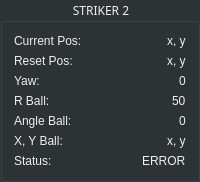
      <widget class="QGroupBox" name="groupBox_striker2info">
       <property name="palette">
        <palette>
         <active>
          <colorrole role="WindowText">
           <brush brushstyle="SolidPattern">
            <color alpha="255">
             <red>238</red>
             <green>238</green>
             <blue>236</blue>
            </color>
           </brush>
          </colorrole>
          <colorrole role="Button">
           <brush brushstyle="SolidPattern">
            <color alpha="255">
             <red>46</red>
             <green>52</green>
             <blue>54</blue>
            </color>
           </brush>
          </colorrole>
          <colorrole role="Text">
           <brush brushstyle="SolidPattern">
            <color alpha="255">
             <red>238</red>
             <green>238</green>
             <blue>236</blue>
            </color>
           </brush>
          </colorrole>
          <colorrole role="ButtonText">
           <brush brushstyle="SolidPattern">
            <color alpha="255">
             <red>238</red>
             <green>238</green>
             <blue>236</blue>
            </color>
           </brush>
          </colorrole>
          <colorrole role="Base">
           <brush brushstyle="SolidPattern">
            <color alpha="255">
             <red>46</red>
             <green>52</green>
             <blue>54</blue>
            </color>
           </brush>
          </colorrole>
          <colorrole role="Window">
           <brush brushstyle="SolidPattern">
            <color alpha="255">
             <red>46</red>
             <green>52</green>
             <blue>54</blue>
            </color>
           </brush>
          </colorrole>
         </active>
         <inactive>
          <colorrole role="WindowText">
           <brush brushstyle="SolidPattern">
            <color alpha="255">
             <red>238</red>
             <green>238</green>
             <blue>236</blue>
            </color>
           </brush>
          </colorrole>
          <colorrole role="Button">
           <brush brushstyle="SolidPattern">
            <color alpha="255">
             <red>46</red>
             <green>52</green>
             <blue>54</blue>
            </color>
           </brush>
          </colorrole>
          <colorrole role="Text">
           <brush brushstyle="SolidPattern">
            <color alpha="255">
             <red>238</red>
             <green>238</green>
             <blue>236</blue>
            </color>
           </brush>
          </colorrole>
          <colorrole role="ButtonText">
           <brush brushstyle="SolidPattern">
            <color alpha="255">
             <red>238</red>
             <green>238</green>
             <blue>236</blue>
            </color>
           </brush>
          </colorrole>
          <colorrole role="Base">
           <brush brushstyle="SolidPattern">
            <color alpha="255">
             <red>46</red>
             <green>52</green>
             <blue>54</blue>
            </color>
           </brush>
          </colorrole>
          <colorrole role="Window">
           <brush brushstyle="SolidPattern">
            <color alpha="255">
             <red>46</red>
             <green>52</green>
             <blue>54</blue>
            </color>
           </brush>
          </colorrole>
         </inactive>
         <disabled>
          <colorrole role="WindowText">
           <brush brushstyle="SolidPattern">
            <color alpha="255">
             <red>238</red>
             <green>238</green>
             <blue>236</blue>
            </color>
           </brush>
          </colorrole>
          <colorrole role="Button">
           <brush brushstyle="SolidPattern">
            <color alpha="255">
             <red>46</red>
             <green>52</green>
             <blue>54</blue>
            </color>
           </brush>
          </colorrole>
          <colorrole role="Text">
           <brush brushstyle="SolidPattern">
            <color alpha="255">
             <red>238</red>
             <green>238</green>
             <blue>236</blue>
            </color>
           </brush>
          </colorrole>
          <colorrole role="ButtonText">
           <brush brushstyle="SolidPattern">
            <color alpha="255">
             <red>238</red>
             <green>238</green>
             <blue>236</blue>
            </color>
           </brush>
          </colorrole>
          <colorrole role="Base">
           <brush brushstyle="SolidPattern">
            <color alpha="255">
             <red>46</red>
             <green>52</green>
             <blue>54</blue>
            </color>
           </brush>
          </colorrole>
          <colorrole role="Window">
           <brush brushstyle="SolidPattern">
            <color alpha="255">
             <red>46</red>
             <green>52</green>
             <blue>54</blue>
            </color>
           </brush>
          </colorrole>
         </disabled>
        </palette>
       </property>
       <property name="font">
        <font>
         <family>Waree</family>
        </font>
       </property>
       <property name="styleSheet">
        <string notr="true">color: rgb(238, 238, 236);font:white</string>
       </property>
       <property name="title">
        <string>STRIKER 2</string>
       </property>
       <property name="alignment">
        <set>Qt::AlignCenter</set>
       </property>
       <layout class="QGridLayout" name="gridLayout_2">
        <item row="5" column="1" alignment="Qt::AlignRight">
         <widget class="QLabel" name="label_15">
          <property name="text">
           <string>x, y</string>
          </property>
         </widget>
        </item>
        <item row="5" column="0">
         <widget class="QLabel" name="label_16">
          <property name="text">
           <string>X, Y Ball:</string>
          </property>
         </widget>
        </item>
        <item row="6" column="0">
         <widget class="QLabel" name="label_17">
          <property name="text">
           <string>Status:</string>
          </property>
         </widget>
        </item>
        <item row="0" column="1" alignment="Qt::AlignRight|Qt::AlignVCenter">
         <widget class="QLabel" name="label_18">
          <property name="text">
           <string>x, y</string>
          </property>
         </widget>
        </item>
        <item row="4" column="1" alignment="Qt::AlignRight">
         <widget class="QLabel" name="label_19">
          <property name="text">
           <string>0</string>
          </property>
         </widget>
        </item>
        <item row="4" column="0">
         <widget class="QLabel" name="label_20">
          <property name="text">
           <string>Angle Ball:</string>
          </property>
         </widget>
        </item>
        <item row="2" column="0">
         <widget class="QLabel" name="label_21">
          <property name="text">
           <string>Yaw:</string>
          </property>
         </widget>
        </item>
        <item row="6" column="1" alignment="Qt::AlignRight">
         <widget class="QLabel" name="label_22">
          <property name="text">
           <string>ERROR</string>
          </property>
         </widget>
        </item>
        <item row="3" column="1" alignment="Qt::AlignRight">
         <widget class="QLabel" name="label_23">
          <property name="text">
           <string>50</string>
          </property>
         </widget>
        </item>
        <item row="0" column="0">
         <widget class="QLabel" name="label_24">
          <property name="font">
           <font>
            <weight>50</weight>
            <italic>false</italic>
            <bold>false</bold>
           </font>
          </property>
          <property name="text">
           <string>Current Pos:</string>
          </property>
         </widget>
        </item>
        <item row="1" column="1" alignment="Qt::AlignRight">
         <widget class="QLabel" name="label_25">
          <property name="text">
           <string>x, y</string>
          </property>
         </widget>
        </item>
        <item row="1" column="0">
         <widget class="QLabel" name="label_26">
          <property name="text">
           <string>Reset Pos:</string>
          </property>
         </widget>
        </item>
        <item row="2" column="1" alignment="Qt::AlignRight">
         <widget class="QLabel" name="label_27">
          <property name="text">
           <string>0</string>
          </property>
         </widget>
        </item>
        <item row="3" column="0">
         <widget class="QLabel" name="label_28">
          <property name="text">
           <string>R Ball:</string>
          </property>
         </widget>
        </item>
       </layout>
      </widget>
